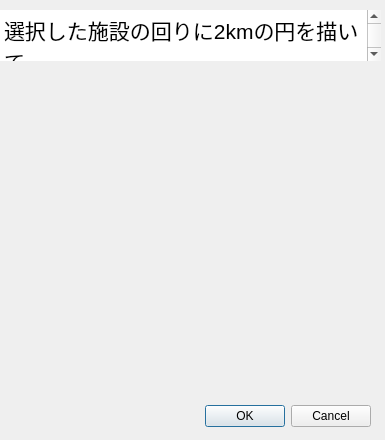
<?xml version="1.0" encoding="UTF-8"?>
<ui version="4.0">
 <class>WardCircleBoundaryDialogBase</class>
 <widget class="QDialog" name="WardCircleBoundaryDialogBase">
  <property name="geometry">
   <rect>
    <x>0</x>
    <y>0</y>
    <width>385</width>
    <height>440</height>
   </rect>
  </property>
  <property name="windowTitle">
   <string>Ward Circle Boundary</string>
  </property>
  <widget class="QDialogButtonBox" name="button_box">
   <property name="geometry">
    <rect>
     <x>200</x>
     <y>400</y>
     <width>171</width>
     <height>32</height>
    </rect>
   </property>
   <property name="orientation">
    <enum>Qt::Horizontal</enum>
   </property>
   <property name="standardButtons">
    <set>QDialogButtonBox::Cancel|QDialogButtonBox::Ok</set>
   </property>
  </widget>
  <widget class="QLabel" name="label">
   <property name="geometry">
    <rect>
     <x>30</x>
     <y>10</y>
     <width>721</width>
     <height>31</height>
    </rect>
   </property>
   <property name="font">
    <font>
     <pointsize>16</pointsize>
    </font>
   </property>
   <property name="text">
    <string/>
   </property>
  </widget>
  <widget class="QTextBrowser" name="textBrowser">
   <property name="geometry">
    <rect>
     <x>0</x>
     <y>10</y>
     <width>381</width>
     <height>51</height>
    </rect>
   </property>
   <property name="font">
    <font>
     <underline>false</underline>
     <kerning>true</kerning>
    </font>
   </property>
   <property name="frameShape">
    <enum>QFrame::NoFrame</enum>
   </property>
   <property name="frameShadow">
    <enum>QFrame::Plain</enum>
   </property>
   <property name="lineWidth">
    <number>0</number>
   </property>
   <property name="html">
    <string>&lt;!DOCTYPE HTML PUBLIC &quot;-//W3C//DTD HTML 4.0//EN&quot; &quot;http://www.w3.org/TR/REC-html40/strict.dtd&quot;&gt;
&lt;html&gt;&lt;head&gt;&lt;meta name=&quot;qrichtext&quot; content=&quot;1&quot; /&gt;&lt;style type=&quot;text/css&quot;&gt;
p, li { white-space: pre-wrap; }
&lt;/style&gt;&lt;/head&gt;&lt;body style=&quot; font-family:'MS UI Gothic'; font-size:9pt; font-weight:400; font-style:normal;&quot;&gt;
&lt;p style=&quot; margin-top:0px; margin-bottom:0px; margin-left:0px; margin-right:0px; -qt-block-indent:0; text-indent:0px;&quot;&gt;&lt;span style=&quot; font-size:16pt;&quot;&gt;選択した施設の回りに2kmの円を描いて&lt;/span&gt;&lt;/p&gt;
&lt;p style=&quot; margin-top:0px; margin-bottom:0px; margin-left:0px; margin-right:0px; -qt-block-indent:0; text-indent:0px;&quot;&gt;&lt;span style=&quot; font-size:16pt;&quot;&gt;区の境界と結合させた輪郭を描くものです。&lt;/span&gt;&lt;/p&gt;&lt;/body&gt;&lt;/html&gt;</string>
   </property>
  </widget>
  <widget class="QLabel" name="label_2">
   <property name="geometry">
    <rect>
     <x>20</x>
     <y>60</y>
     <width>351</width>
     <height>331</height>
    </rect>
   </property>
   <property name="text">
    <string/>
   </property>
   <property name="pixmap">
    <pixmap>image/circle.png</pixmap>
   </property>
  </widget>
 </widget>
 <resources/>
 <connections>
  <connection>
   <sender>button_box</sender>
   <signal>accepted()</signal>
   <receiver>WardCircleBoundaryDialogBase</receiver>
   <slot>accept()</slot>
   <hints>
    <hint type="sourcelabel">
     <x>20</x>
     <y>20</y>
    </hint>
    <hint type="destinationlabel">
     <x>20</x>
     <y>20</y>
    </hint>
   </hints>
  </connection>
  <connection>
   <sender>button_box</sender>
   <signal>rejected()</signal>
   <receiver>WardCircleBoundaryDialogBase</receiver>
   <slot>reject()</slot>
   <hints>
    <hint type="sourcelabel">
     <x>20</x>
     <y>20</y>
    </hint>
    <hint type="destinationlabel">
     <x>20</x>
     <y>20</y>
    </hint>
   </hints>
  </connection>
 </connections>
</ui>
